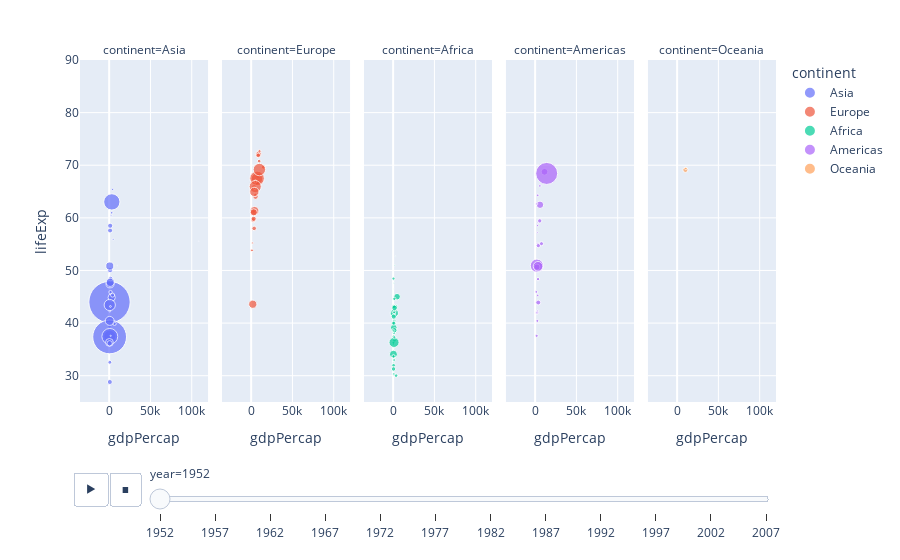

The code cell stored with this chart in its notebook:
### Code cell
fig = px.scatter(
    gapminder,
    x ="gdpPercap",
    y ="lifeExp",
    animation_frame ="year",
    animation_group ="country",
    size ="pop",
    color ="continent",
    hover_name ="country",
    facet_col ="continent",
    size_max = 45,
    range_y =[25, 90]
)
fig.show()

### Figure 1 — Plotly figure (JSON) as saved in the notebook; plotly's stock layout.template omitted (floating-point values rounded to 4 significant figures)
{"data": [{"hovertemplate": "<b>%{hovertext}</b><br><br>continent=Asia<br>year=1952<br>gdpPercap=%{x}<br>lifeExp=%{y}<br>pop=%{marker.size}<extra></extra>", "hovertext": ["Afghanistan", "Bahrain", "Bangladesh", "Cambodia", "China", "Hong Kong, China", "India", "Indonesia", "Iran", "Iraq", "Israel", "Japan", "Jordan", "Korea, Dem. Rep.", "Korea, Rep.", "Kuwait", "Lebanon", "Malaysia", "Mongolia", "Myanmar", "Nepal", "Oman", "Pakistan", "Philippines", "Saudi Arabia", "Singapore", "Sri Lanka", "Syria", "Taiwan", "Thailand", "Vietnam", "West Bank and Gaza", "Yemen, Rep."], "ids": ["Afghanistan", "Bahrain", "Bangladesh", "Cambodia", "China", "Hong Kong, China", "India", "Indonesia", "Iran", "Iraq", "Israel", "Japan", "Jordan", "Korea, Dem. Rep.", "Korea, Rep.", "Kuwait", "Lebanon", "Malaysia", "Mongolia", "Myanmar", "Nepal", "Oman", "Pakistan", "Philippines", "Saudi Arabia", "Singapore", "Sri Lanka", "Syria", "Taiwan", "Thailand", "Vietnam", "West Bank and Gaza", "Yemen, Rep."], "legendgroup": "Asia", "marker": {"color": "#636efa", "size": [8425333, 120447, 46886859, 4693836, 556263527, 2125900, 372000000, 82052000, 17272000, 5441766, 1620914, 86459025, 607914, 8865488, 20947571, 160000, 1439529, 6748378, 800663, 20092996, 9182536, 507833, 41346560, 22438691, 4005677, 1127000, 7982342, 3661549, 8550362, 21289402, 26246839, 1030585, 4963829], "sizemode": "area", "sizeref": 651200.0, "symbol": "circle"}, "mode": "markers", "name": "Asia", "orientation": "v", "showlegend": true, "type": "scatter", "x": [779.4, 9867.0, 684.2, 368.5, 400.4, 3054.0, 546.6, 749.7, 3035.0, 4130.0, 4087.0, 3217.0, 1547.0, 1088.0, 1031.0, 108400.0, 4835.0, 1831.0, 786.6, 331, 545.9, 1828.0, 684.6, 1273.0, 6460.0, 2315.0, 1084.0, 1643.0, 1207.0, 757.8, 605.1, 1516.0, 781.7], "xaxis": "x", "y": [28.8, 50.94, 37.48, 39.42, 44, 60.96, 37.37, 37.47, 44.87, 45.32, 65.39, 63.03, 43.16, 50.06, 47.45, 55.56, 55.93, 48.46, 42.24, 36.32, 36.16, 37.58, 43.44, 47.75, 39.88, 60.4, 57.59, 45.88, 58.5, 50.85, 40.41, 43.16, 32.55], "yaxis": "y"}, {"hovertemplate": "<b>%{hovertext}</b><br><br>continent=Europe<br>year=1952<br>gdpPercap=%{x}<br>lifeExp=%{y}<br>pop=%{marker.size}<extra></extra>", "hovertext": ["Albania", "Austria", "Belgium", "Bosnia and Herzegovina", "Bulgaria", "Croatia", "Czech Republic", "Denmark", "Finland", "France", "Germany", "Greece", "Hungary", "Iceland", "Ireland", "Italy", "Montenegro", "Netherlands", "Norway", "Poland", "Portugal", "Romania", "Serbia", "Slovak Republic", "Slovenia", "Spain", "Sweden", "Switzerland", "Turkey", "United Kingdom"], "ids": ["Albania", "Austria", "Belgium", "Bosnia and Herzegovina", "Bulgaria", "Croatia", "Czech Republic", "Denmark", "Finland", "France", "Germany", "Greece", "Hungary", "Iceland", "Ireland", "Italy", "Montenegro", "Netherlands", "Norway", "Poland", "Portugal", "Romania", "Serbia", "Slovak Republic", "Slovenia", "Spain", "Sweden", "Switzerland", "Turkey", "United Kingdom"], "legendgroup": "Europe", "marker": {"color": "#EF553B", "size": [1282697, 6927772, 8730405, 2791000, 7274900, 3882229, 9125183, 4334000, 4090500, 42459667, 69145952, 7733250, 9504000, 147962, 2952156, 47666000, 413834, 10381988, 3327728, 25730551, 8526050, 16630000, 6860147, 3558137, 1489518, 28549870, 7124673, 4815000, 22235677, 50430000], "sizemode": "area", "sizeref": 651200.0, "symbol": "circle"}, "mode": "markers", "name": "Europe", "orientation": "v", "showlegend": true, "type": "scatter", "x": [1601.0, 6137.0, 8343.0, 973.5, 2444.0, 3119.0, 6876.0, 9692.0, 6425.0, 7030.0, 7144.0, 3531.0, 5264.0, 7268.0, 5210.0, 4931.0, 2648.0, 8942.0, 10100.0, 4029.0, 3068.0, 3145.0, 3581.0, 5075.0, 4215.0, 3834.0, 8528.0, 14730.0, 1969.0, 9980.0], "xaxis": "x2", "y": [55.23, 66.8, 68, 53.82, 59.6, 61.21, 66.87, 70.78, 66.55, 67.41, 67.5, 65.86, 64.03, 72.49, 66.91, 65.94, 59.16, 72.13, 72.67, 61.31, 59.82, 61.05, 58.0, 64.36, 65.57, 64.94, 71.86, 69.62, 43.59, 69.18], "yaxis": "y2"}, {"hovertemplate": "<b>%{hovertext}</b><br><br>continent=Africa<br>year=1952<br>gdpPercap=%{x}<br>lifeExp=%{y}<br>pop=%{marker.size}<extra></extra>", "hovertext": ["Algeria", "Angola", "Benin", "Botswana", "Burkina Faso", "Burundi", "Cameroon", "Central African Republic", "Chad", "Comoros", "Congo, Dem. Rep.", "Congo, Rep.", "Cote d'Ivoire", "Djibouti", "Egypt", "Equatorial Guinea", "Eritrea", "Ethiopia", "Gabon", "Gambia", "Ghana", "Guinea", "Guinea-Bissau", "Kenya", "Lesotho", "Liberia", "Libya", "Madagascar", "Malawi", "Mali", "Mauritania", "Mauritius", "Morocco", "Mozambique", "Namibia", "Niger", "Nigeria", "Reunion", "Rwanda", "Sao Tome and Principe", "Senegal", "Sierra Leone", "Somalia", "South Africa", "Sudan", "Swaziland", "Tanzania", "Togo", "Tunisia", "Uganda", "Zambia", "Zimbabwe"], "ids": ["Algeria", "Angola", "Benin", "Botswana", "Burkina Faso", "Burundi", "Cameroon", "Central African Republic", "Chad", "Comoros", "Congo, Dem. Rep.", "Congo, Rep.", "Cote d'Ivoire", "Djibouti", "Egypt", "Equatorial Guinea", "Eritrea", "Ethiopia", "Gabon", "Gambia", "Ghana", "Guinea", "Guinea-Bissau", "Kenya", "Lesotho", "Liberia", "Libya", "Madagascar", "Malawi", "Mali", "Mauritania", "Mauritius", "Morocco", "Mozambique", "Namibia", "Niger", "Nigeria", "Reunion", "Rwanda", "Sao Tome and Principe", "Senegal", "Sierra Leone", "Somalia", "South Africa", "Sudan", "Swaziland", "Tanzania", "Togo", "Tunisia", "Uganda", "Zambia", "Zimbabwe"], "legendgroup": "Africa", "marker": {"color": "#00cc96", "size": [9279525, 4232095, 1738315, 442308, 4469979, 2445618, 5009067, 1291695, 2682462, 153936, 14100005, 854885, 2977019, 63149, 22223309, 216964, 1438760, 20860941, 420702, 284320, 5581001, 2664249, 580653, 6464046, 748747, 863308, 1019729, 4762912, 2917802, 3838168, 1022556, 516556, 9939217, 6446316, 485831, 3379468, 33119096, 257700, 2534927, 60011, 2755589, 2143249, 2526994, 14264935, 8504667, 290243, 8322925, 1219113, 3647735, 5824797, 2672000, 3080907], "sizemode": "area", "sizeref": 651200.0, "symbol": "circle"}, "mode": "markers", "name": "Africa", "orientation": "v", "showlegend": true, "type": "scatter", "x": [2449.0, 3521.0, 1063.0, 851.2, 543.3, 339.3, 1173.0, 1071.0, 1179.0, 1103.0, 780.5, 2126.0, 1389.0, 2670.0, 1419.0, 375.6, 328.9, 362.1, 4293.0, 485.2, 911.3, 510.2, 299.9, 853.5, 298.8, 575.6, 2388.0, 1443.0, 369.2, 452.3, 743.1, 1968.0, 1688.0, 468.5, 2424.0, 761.9, 1077.0, 2719.0, 493.3, 879.6, 1450.0, 879.8, 1136.0, 4725.0, 1616.0, 1148.0, 716.7, 859.8, 1468.0, 734.8, 1147.0, 406.9], "xaxis": "x3", "y": [43.08, 30.02, 38.22, 47.62, 31.98, 39.03, 38.52, 35.46, 38.09, 40.72, 39.14, 42.11, 40.48, 34.81, 41.89, 34.48, 35.93, 34.08, 37.0, 30, 43.15, 33.61, 32.5, 42.27, 42.14, 38.48, 42.72, 36.68, 36.26, 33.69, 40.54, 50.99, 42.87, 31.29, 41.73, 37.44, 36.32, 52.72, 40, 46.47, 37.28, 30.33, 32.98, 45.01, 38.63, 41.41, 41.22, 38.6, 44.6, 39.98, 42.04, 48.45], "yaxis": "y3"}, {"hovertemplate": "<b>%{hovertext}</b><br><br>continent=Americas<br>year=1952<br>gdpPercap=%{x}<br>lifeExp=%{y}<br>pop=%{marker.size}<extra></extra>", "hovertext": ["Argentina", "Bolivia", "Brazil", "Canada", "Chile", "Colombia", "Costa Rica", "Cuba", "Dominican Republic", "Ecuador", "El Salvador", "Guatemala", "Haiti", "Honduras", "Jamaica", "Mexico", "Nicaragua", "Panama", "Paraguay", "Peru", "Puerto Rico", "Trinidad and Tobago", "United States", "Uruguay", "Venezuela"], "ids": ["Argentina", "Bolivia", "Brazil", "Canada", "Chile", "Colombia", "Costa Rica", "Cuba", "Dominican Republic", "Ecuador", "El Salvador", "Guatemala", "Haiti", "Honduras", "Jamaica", "Mexico", "Nicaragua", "Panama", "Paraguay", "Peru", "Puerto Rico", "Trinidad and Tobago", "United States", "Uruguay", "Venezuela"], "legendgroup": "Americas", "marker": {"color": "#ab63fa", "size": [17876956, 2883315, 56602560, 14785584, 6377619, 12350771, 926317, 6007797, 2491346, 3548753, 2042865, 3146381, 3201488, 1517453, 1426095, 30144317, 1165790, 940080, 1555876, 8025700, 2227000, 662850, 157553000, 2252965, 5439568], "sizemode": "area", "sizeref": 651200.0, "symbol": "circle"}, "mode": "markers", "name": "Americas", "orientation": "v", "showlegend": true, "type": "scatter", "x": [5911.0, 2677.0, 2109.0, 11370.0, 3940.0, 2144.0, 2627.0, 5587.0, 1398.0, 3522.0, 3048.0, 2428.0, 1840.0, 2195.0, 2899.0, 3478.0, 3112.0, 2480.0, 1952.0, 3759.0, 3082.0, 3023.0, 13990.0, 5717.0, 7690.0], "xaxis": "x4", "y": [62.48, 40.41, 50.92, 68.75, 54.74, 50.64, 57.21, 59.42, 45.93, 48.36, 45.26, 42.02, 37.58, 41.91, 58.53, 50.79, 42.31, 55.19, 62.65, 43.9, 64.28, 59.1, 68.44, 66.07, 55.09], "yaxis": "y4"}, {"hovertemplate": "<b>%{hovertext}</b><br><br>continent=Oceania<br>year=1952<br>gdpPercap=%{x}<br>lifeExp=%{y}<br>pop=%{marker.size}<extra></extra>", "hovertext": ["Australia", "New Zealand"], "ids": ["Australia", "New Zealand"], "legendgroup": "Oceania", "marker": {"color": "#FFA15A", "size": [8691212, 1994794], "sizemode": "area", "sizeref": 651200.0, "symbol": "circle"}, "mode": "markers", "name": "Oceania", "orientation": "v", "showlegend": true, "type": "scatter", "x": [10040.0, 10560.0], "xaxis": "x5", "y": [69.12, 69.39], "yaxis": "y5"}], "layout": {"annotations": [{"font": {}, "showarrow": false, "text": "continent=Asia", "x": 0.092, "xanchor": "center", "xref": "paper", "y": 1, "yanchor": "bottom", "yref": "paper"}, {"font": {}, "showarrow": false, "text": "continent=Europe", "x": 0.296, "xanchor": "center", "xref": "paper", "y": 1, "yanchor": "bottom", "yref": "paper"}, {"font": {}, "showarrow": false, "text": "continent=Africa", "x": 0.5, "xanchor": "center", "xref": "paper", "y": 1, "yanchor": "bottom", "yref": "paper"}, {"font": {}, "showarrow": false, "text": "continent=Americas", "x": 0.704, "xanchor": "center", "xref": "paper", "y": 1, "yanchor": "bottom", "yref": "paper"}, {"font": {}, "showarrow": false, "text": "continent=Oceania", "x": 0.908, "xanchor": "center", "xref": "paper", "y": 1, "yanchor": "bottom", "yref": "paper"}], "autosize": true, "legend": {"itemsizing": "constant", "title": {"text": "continent"}, "tracegroupgap": 0}, "margin": {"t": 60}, "sliders": [{"active": 0, "currentvalue": {"prefix": "year="}, "len": 0.9, "pad": {"b": 10, "t": 60}, "steps": [{"args": [["1952"], {"frame": {"duration": 0, "redraw": false}, "fromcurrent": true, "mode": "immediate", "transition": {"duration": 0, "easing": "linear"}}], "label": "1952", "method": "animate"}, {"args": [["1957"], {"frame": {"duration": 0, "redraw": false}, "fromcurrent": true, "mode": "immediate", "transition": {"duration": 0, "easing": "linear"}}], "label": "1957", "method": "animate"}, {"args": [["1962"], {"frame": {"duration": 0, "redraw": false}, "fromcurrent": true, "mode": "immediate", "transition": {"duration": 0, "easing": "linear"}}], "label": "1962", "method": "animate"}, {"args": [["1967"], {"frame": {"duration": 0, "redraw": false}, "fromcurrent": true, "mode": "immediate", "transition": {"duration": 0, "easing": "linear"}}], "label": "1967", "method": "animate"}, {"args": [["1972"], {"frame": {"duration": 0, "redraw": false}, "fromcurrent": true, "mode": "immediate", "transition": {"duration": 0, "easing": "linear"}}], "label": "1972", "method": "animate"}, {"args": [["1977"], {"frame": {"duration": 0, "redraw": false}, "fromcurrent": true, "mode": "immediate", "transition": {"duration": 0, "easing": "linear"}}], "label": "1977", "method": "animate"}, {"args": [["1982"], {"frame": {"duration": 0, "redraw": false}, "fromcurrent": true, "mode": "immediate", "transition": {"duration": 0, "easing": "linear"}}], "label": "1982", "method": "animate"}, {"args": [["1987"], {"frame": {"duration": 0, "redraw": false}, "fromcurrent": true, "mode": "immediate", "transition": {"duration": 0, "easing": "linear"}}], "label": "1987", "method": "animate"}, {"args": [["1992"], {"frame": {"duration": 0, "redraw": false}, "fromcurrent": true, "mode": "immediate", "transition": {"duration": 0, "easing": "linear"}}], "label": "1992", "method": "animate"}, {"args": [["1997"], {"frame": {"duration": 0, "redraw": false}, "fromcurrent": true, "mode": "immediate", "transition": {"duration": 0, "easing": "linear"}}], "label": "1997", "method": "animate"}, {"args": [["2002"], {"frame": {"duration": 0, "redraw": false}, "fromcurrent": true, "mode": "immediate", "transition": {"duration": 0, "easing": "linear"}}], "label": "2002", "method": "animate"}, {"args": [["2007"], {"frame": {"duration": 0, "redraw": false}, "fromcurrent": true, "mode": "immediate", "transition": {"duration": 0, "easing": "linear"}}], "label": "2007", "method": "animate"}], "x": 0.1, "xanchor": "left", "y": 0, "yanchor": "top"}], "updatemenus": [{"buttons": [{"args": [null, {"frame": {"duration": 500, "redraw": false}, "fromcurrent": true, "mode": "immediate", "transition": {"duration": 500, "easing": "linear"}}], "label": "&#9654;", "method": "animate"}, {"args": [[null], {"frame": {"duration": 0, "redraw": false}, "fromcurrent": true, "mode": "immediate", "transition": {"duration": 0, "easing": "linear"}}], "label": "&#9724;", "method": "animate"}], "direction": "left", "pad": {"r": 10, "t": 70}, "showactive": false, "type": "buttons", "x": 0.1, "xanchor": "right", "y": 0, "yanchor": "top"}], "xaxis": {"anchor": "y", "autorange": true, "domain": [0, 0.184], "range": [-27430.0, 118300.0], "title": {"text": "gdpPercap"}, "type": "linear"}, "xaxis2": {"anchor": "y2", "autorange": true, "domain": [0.204, 0.388], "matches": "x", "range": [-27430.0, 118300.0], "title": {"text": "gdpPercap"}, "type": "linear"}, "xaxis3": {"anchor": "y3", "autorange": true, "domain": [0.408, 0.592], "matches": "x", "range": [-27430.0, 118300.0], "title": {"text": "gdpPercap"}, "type": "linear"}, "xaxis4": {"anchor": "y4", "autorange": true, "domain": [0.612, 0.796], "matches": "x", "range": [-27430.0, 118300.0], "title": {"text": "gdpPercap"}, "type": "linear"}, "xaxis5": {"anchor": "y5", "autorange": true, "domain": [0.816, 1], "matches": "x", "range": [-27430.0, 118300.0], "title": {"text": "gdpPercap"}, "type": "linear"}, "yaxis": {"anchor": "x", "domain": [0, 1], "range": [25, 90], "title": {"text": "lifeExp"}, "type": "linear"}, "yaxis2": {"anchor": "x2", "domain": [0, 1], "matches": "y", "showticklabels": false, "type": "linear"}, "yaxis3": {"anchor": "x3", "domain": [0, 1], "matches": "y", "showticklabels": false, "type": "linear"}, "yaxis4": {"anchor": "x4", "domain": [0, 1], "matches": "y", "showticklabels": false, "type": "linear"}, "yaxis5": {"anchor": "x5", "domain": [0, 1], "matches": "y", "showticklabels": false, "type": "linear"}}}
